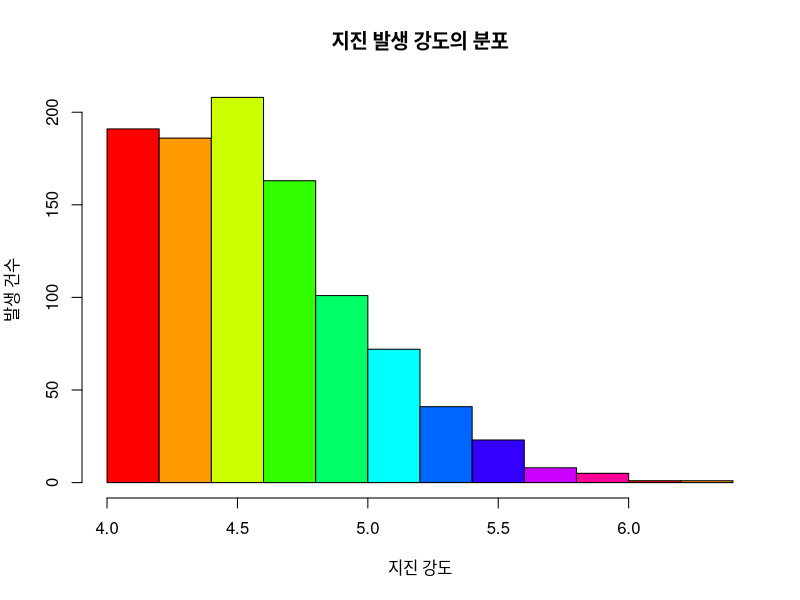
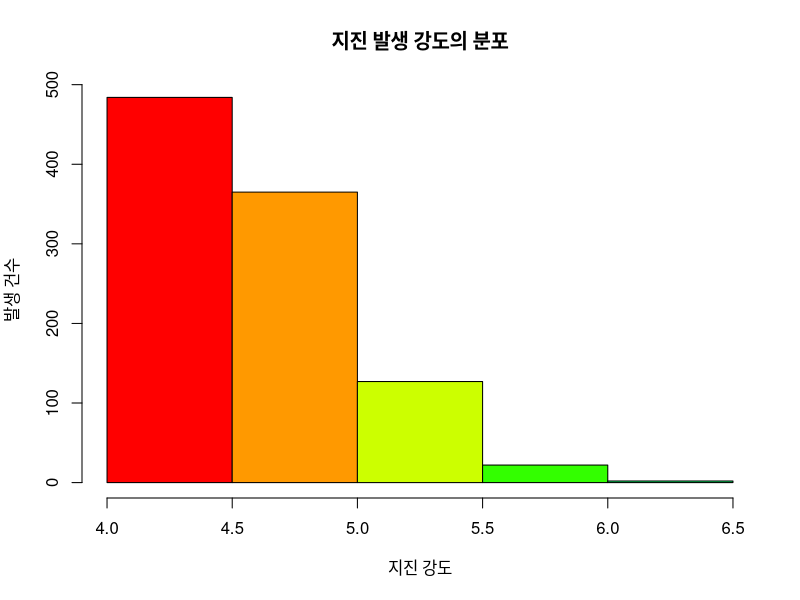
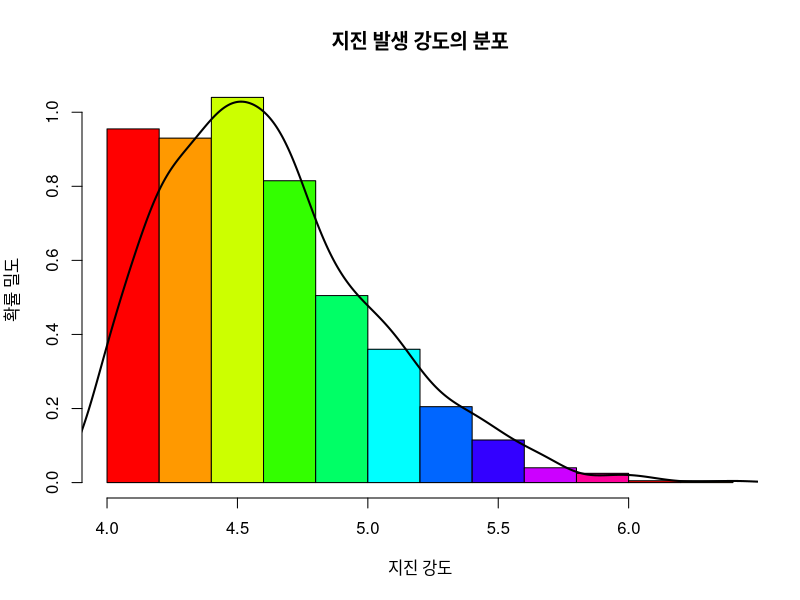

The R script that drew these images, in order:
# 히스토그램

# 지진의 강도에 대한 히스토그램
quakes

mag <- quakes$mag
mag

hist(mag,
     main = "지진 발생 강도의 분포",
     xlab = "지진 강도", ylab = "발생 건수",
     col = rainbow(10))

hist(mag,
     main = "지진 발생 강도의 분포",
     xlab = "지진 강도", ylab = "발생 건수",
     col = rainbow(10),
     breaks = seq(4, 6.5, by = 0.5))

# 확률 밀도 곡선
hist(mag,
     main = "지진 발생 강도의 분포",
     xlab = "지진 강도", ylab = "확률 밀도",
     col = rainbow(10),
     freq = FALSE)

lines(density(mag), lwd = 2)  # lwd : 선 두께
